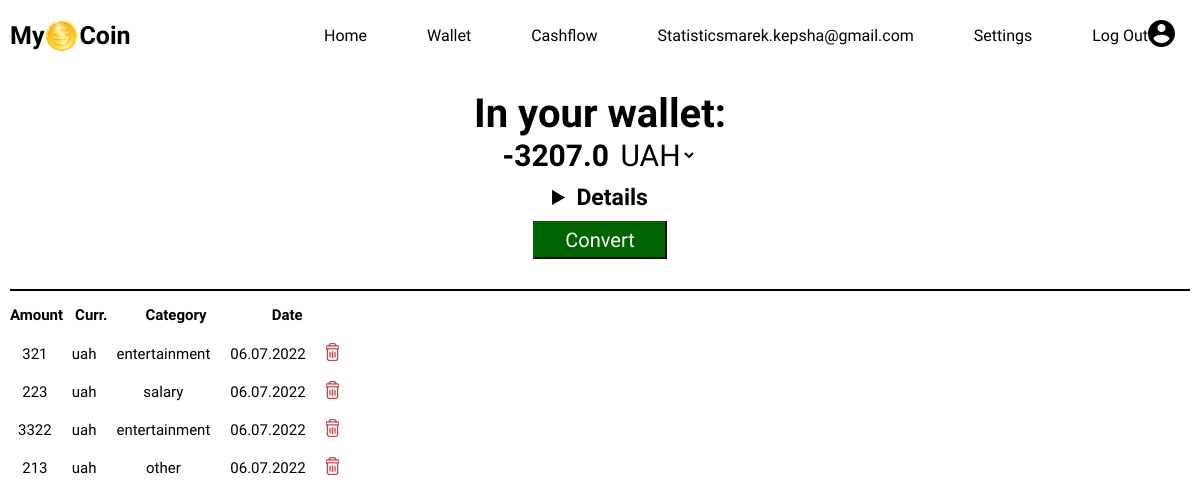
Page /wallet (signed in) on the earlier database version.
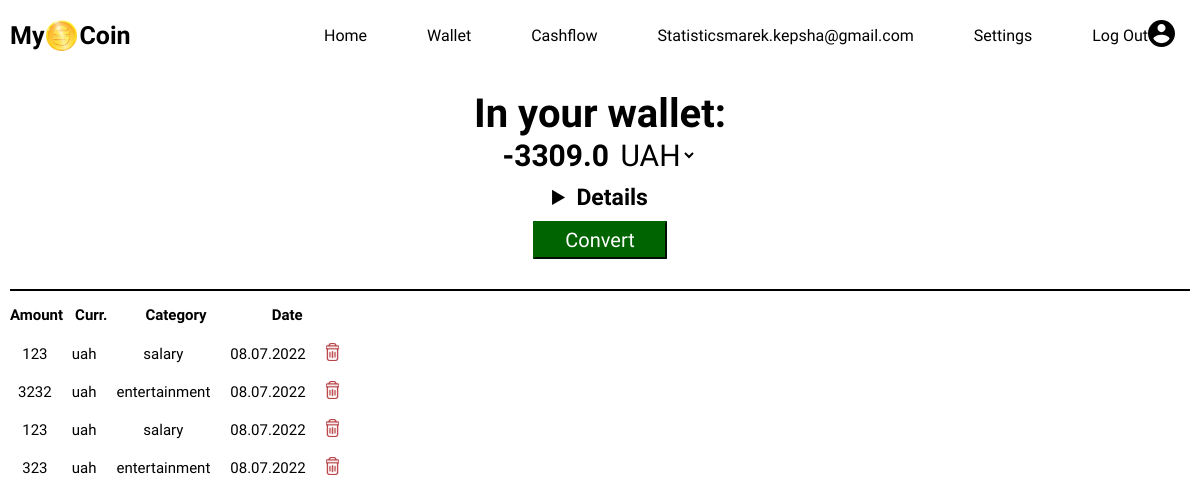
Same page on the later database version.
### tables this page shows
CREATE TABLE users (id INTEGER PRIMARY KEY AUTOINCREMENT NOT NULL,
username TEXT NOT NULL,
hash TEXT NOT NULL, confirmed BOOLEAN);

CREATE TABLE cashflow(    
      id INTEGER PRIMARY KEY AUTOINCREMENT NOT NULL ,
      cashflow_id INTEGER NOT NULL ,     
      type TEXT NOT NULL,
      count INTEGER,
      currency TEXT NOT NULL,
      category TEXT NOT NULL,
      daytime  DATETIME NOT NULL DEFAULT CURRENT_TIMESTAMP ,
      FOREIGN KEY(cashflow_id) REFERENCES users(id)
);

### app.py (the view)
@app.route("/wallet", methods=["GET", "POST"])
@login_required
def wallet():
    if request.method == "POST":
        uah_income = db.execute("SELECT sum(count) FROM cashflow WHERE type = 'income' and cashflow_id = ? and currency = 'uah'", session["user_id"])[0]["sum(count)"]
        usd_income = db.execute("SELECT sum(count) FROM cashflow WHERE type = 'income' and cashflow_id = ? and currency = 'usd'", session["user_id"])[0]["sum(count)"]
        eur_income = db.execute("SELECT sum(count) FROM cashflow WHERE type = 'income' and cashflow_id = ? and currency = 'eur'", session["user_id"])[0]["sum(count)"]
        uah_expence = db.execute("SELECT sum(count) FROM cashflow WHERE type = 'expense' and cashflow_id = ? and currency = 'uah'", session["user_id"])[0]["sum(count)"]
        usd_expence = db.execute("SELECT sum(count) FROM cashflow WHERE type = 'expense' and cashflow_id = ? and currency = 'usd'", session["user_id"])[0]["sum(count)"]
        eur_expence = db.execute("SELECT sum(count) FROM cashflow WHERE type = 'expense' and cashflow_id = ? and currency = 'eur'", session["user_id"])[0]["sum(count)"]
        if uah_income is None:
            uah_income = 0
        if usd_income is None:
            usd_income = 0
        if eur_income is None:
            eur_income = 0
        if uah_expence is None:
            uah_expence = 0
        if usd_expence is None:
            usd_expence = 0
        if eur_expence is None:
            eur_expence = 0
        cash_uah = uah_income - uah_expence
        cash_usd = usd_income - usd_expence
        cash_eur = eur_income - eur_expence
        currency = request.form.get("currency")
        if currency == "UAH":
            usd_to_uah = exchange_rate["usd_to_uah"]
            eur_to_uah = exchange_rate["eur_to_uah"]
            cash_usd_in_uah = int(cash_usd) * usd_to_uah
            cash_usd_in_uah = float(round(cash_usd_in_uah, 2))
            cash_eur_in_uah = int(cash_eur) * eur_to_uah
            cash_eur_in_uah = float(round(cash_eur_in_uah, 2))
            cash_uah = float(round(cash_uah, 2))
            money = cash_usd_in_uah + cash_eur_in_uah + float(cash_uah)
        elif currency == "USD":
            uah_to_usd = exchange_rate["uah_to_usd"]
            eur_to_usd = exchange_rate["eur_to_usd"]
            cash_uah_in_usd = int(cash_uah) * uah_to_usd
            cash_uah_in_usd = float(round(cash_uah_in_usd, 2))
            cash_eur_in_usd = int(cash_eur) * eur_to_usd
            cash_eur_in_usd = float(round(cash_eur_in_usd, 2))
            cash_usd = str(round(cash_usd, 2))
            money = cash_uah_in_usd + cash_eur_in_usd + float(cash_usd)
        else:
            usd_to_eur = exchange_rate["usd_to_eur"]
            uah_to_eur = exchange_rate["uah_to_eur"]
            cash_usd_in_eur = int(cash_usd) * usd_to_eur
            cash_usd_in_eur = float(round(cash_usd_in_eur, 2))
            cash_uah_in_eur = int(cash_uah) * uah_to_eur
            cash_uah_in_eur = float(round(cash_uah_in_eur, 2))
            cash_eur = float(round(cash_eur, 2))
            money = cash_usd_in_eur + cash_uah_in_eur + float(cash_eur)
        my_coin = db.execute("SELECT id,count,currency,category,strftime('%d.%m.%Y',daytime) FROM cashflow WHERE cashflow_id = ?", session["user_id"])
        name = db.execute("SELECT username FROM users WHERE id = ?", session["user_id"])
        try:
            return render_template("wallet.html", my_coin = my_coin,name = name[0]["username"],money = money,cash_uah = cash_uah,cash_usd = cash_usd,cash_eur =cash_eur,uah_income = uah_income,usd_income = usd_income,eur_income= eur_income,uah_expence =uah_expence,usd_expence = usd_expence, eur_expence = eur_expence)
        except TypeError:
            render_template("emptywallet.html",name = name[0]["username"])
    else:
        uah_income = db.execute("SELECT sum(count) FROM cashflow WHERE type = 'income' and cashflow_id = ? and currency = 'uah'", session["user_id"])[0]["sum(count)"]
        usd_income = db.execute("SELECT sum(count) FROM cashflow WHERE type = 'income' and cashflow_id = ? and currency = 'usd'", session["user_id"])[0]["sum(count)"]
        eur_income = db.execute("SELECT sum(count) FROM cashflow WHERE type = 'income' and cashflow_id = ? and currency = 'eur'", session["user_id"])[0]["sum(count)"]
        uah_expence = db.execute("SELECT sum(count) FROM cashflow WHERE type = 'expense' and cashflow_id = ? and currency = 'uah'", session["user_id"])[0]["sum(count)"]
        usd_expence = db.execute("SELECT sum(count) FROM cashflow WHERE type = 'expense' and cashflow_id = ? and currency = 'usd'", session["user_id"])[0]["sum(count)"]
        eur_expence = db.execute("SELECT sum(count) FROM cashflow WHERE type = 'expense' and cashflow_id = ? and currency = 'eur'", session["user_id"])[0]["sum(count)"]
        if uah_income is None:
            uah_income = 0
        if usd_income is None:
            usd_income = 0
        if eur_income is None:
            eur_income = 0
        if uah_expence is None:
            uah_expence = 0
        if usd_expence is None:
            usd_expence = 0
        if eur_expence is None:
            eur_expence = 0
        cash_uah = uah_income - uah_expence
        cash_usd = usd_income - usd_expence
        cash_eur = eur_income - eur_expence
        usd_to_uah = exchange_rate["usd_to_uah"]
        eur_to_uah = exchange_rate["eur_to_uah"]
        cash_usd_in_uah = int(cash_usd) * usd_to_uah
        cash_usd_in_uah = float(round(cash_usd_in_uah, 2))
        cash_eur_in_uah = int(cash_eur) * eur_to_uah
        cash_eur_in_uah = float(round(cash_eur_in_uah, 2))
        cash_uah = float(round(cash_uah, 2))
        money = cash_usd_in_uah + cash_eur_in_uah + float(cash_uah)
        my_coin = db.execute("SELECT id,count,currency,category,strftime('%d.%m.%Y',daytime) FROM cashflow WHERE cashflow_id = ?", session["user_id"])
        name = db.execute("SELECT username FROM users WHERE id = ?", session["user_id"])
        try:
            return render_template("wallet.html", my_coin = my_coin,name = name[0]["username"],money = money)
        except TypeError:
            render_template("emptywallet.html",name = name[0]["username"])

### app.py (called while the page is built)
@app.after_request
def after_request(response):
    response.headers["Cache-Control"] = "no-cache, no-store, must-revalidate"
    response.headers["Expires"] = 0
    response.headers["Pragma"] = "no-cache"
    return response

### helpers.py (called while the page is built)
def login_required(f):
    @wraps(f)
    def decorated_function(*args, **kwargs):
        if session.get("user_id") is None:
            return redirect("/login")
        return f(*args, **kwargs)
    return decorated_function

### templates/wallet.html (shortened to what this page needs)
{% extends "index.html" %}
{% block main %}
    <form class="wallet-page" action="/wallet" method="post">
        <div class="money-in-wallet">
            <label class="in-your-wallet"><span class="in-your-wallet-title">In your wallet:</span><br>{{money}}
                <select name="currency" id="currency">
                    <option id="currency-value" value="UAH">UAH</option>
                    </select>
            </label>
            <div class="wallet-description">
                    <details>
                        <summary class="wallet-details-title">Details</summary>
                    </details>
            </div>
                <button class="wallet-convert-button" type="submit">Convert</button>
        </div>
    </form>
    <hr class="wallet-upper-line">
    <div class="wallet-history-title">
        <h3>Amount</h3>
        <h3 class="wallet-currency">Curr.</h3>
        <h3 class="wallet-category">Category</h3>
        <h3>Date</h3>
    </div>
    <form class="wallet-page-history" action="/wallet" method="get">
        <table id="tabula" class="table table-dark table-sm" >
            {% for coin in my_coin %}
                {% if coin["type"] == 'expense' %}
                <tr class="wallet-history-description">
                    <td class="wallet-history">{{coin["count"]}}</td>
                    <td class="wallet-history">{{coin["currency"]}}</td>
                    <td class="wallet-history">{{coin["category"]}}</td>
                    <td class="wallet-history">{{coin["strftime('%d.%m.%Y',daytime)"]}}</td>
                    <td class="wallet-history"><a href="{{ url_for('delete', deleted_id = coin["id"]) }}"</a><img class="trash-icon" src="../static/img/trash-icon.svg" alt="delete button"></button></td>
                </tr>
                {% else %}
                <tr class="wallet-history-description">
                    <td class="wallet-history">{{coin["count"]}}</td>
                    <td class="wallet-history">{{coin["currency"]}}</td>
                    <td class="wallet-history">{{coin["category"]}}</td>
                    <td class="wallet-history">{{coin["strftime('%d.%m.%Y',daytime)"]}}</td>
                    <td class="wallet-history"><a href="{{ url_for('delete', deleted_id = coin["id"]) }}"</a><img class="trash-icon" src="../static/img/trash-icon.svg" alt="delete button"></button></td>
                </tr>
                {% endif %}
            {% endfor %}
    </form>
{% endblock %}

### templates/index.html (shortened to what this page needs)
<!DOCTYPE html>
<html lang="en">
    <head>
        <link href="/static/index.css" rel="stylesheet">
    </head>
    <body>
        <header>
            <a class="company-title" href="/home">My<img class="company-logo" src="../static/img/title-icon.svg" alt="coin">Coin</a>
            <nav class="navbar">
                    {% if session["user_id"] %}
                        <ul class="nav-menu">
                            <li class="nav-item"><a class="nav-link" href="/home">Home</a></li>
                            <li class="nav-item"><a class="nav-link" href="/wallet">Wallet</a></li>
                            <li class="nav-item"><a class="nav-link" href="/cashflow">Cashflow</a></li>
                            <li class="nav-item"><a class="nav-link" href="/statistics">Statistics</a></li>
                        </ul>
                        <ul class="nav-menu">
                            <li class="nav-item"><a class="nav-link">{{name}}</a></li>
                            <li class="nav-item"><a class="nav-link" href="/settings">Settings</a></li>
                            <li class="nav-item"><a class="nav-link" href="/logout">Log Out</a></li>
                        </ul>
                        <div class="user-nav">
                            <div class="user-dropdown">
                                    <img class="user-icon" src="../static/img/user-icon.svg" alt="user icon">
                             </div>
                        </div>
                    </nav>
                </header>
                    {% endif %}
        <main class="container-fluid py-5 text-center">
            {% block main %}{% endblock %}
        </main>
    </body>
</html>

### static/index.css (style rules this page uses)
* { padding: 0; margin: 0; box-sizing: border-box; font-family: "Anek Latin", sans-serif; }
body { background-image: url("img/MyCoin-background.jpg"); background-size: cover; max-width: 100%; height: 100%; background-attachment: fixed; padding: 10px; }
header { display: flex; justify-content: space-between; align-items: center; height: 50px; }
header .company-title { display: flex; justify-content: center; align-items: center; font-size: 25px; font-weight: bold; }
header .company-title img { padding: 0 2px 0 2px; }
header li { list-style: none; }
header a { text-decoration: none; color: black; }
header .navbar { display: flex; min-height: 70px; justify-content: center; align-items: center; }
header .user-icon { margin-right: 15px; }
header .nav-menu { display: flex; align-items: center; gap: 60px; }
header .user-dropdown { z-index: 51; }
header .user-dropdown .user-icon { cursor: pointer; }

### static/wallet.css (style rules this page uses)
.money-in-wallet { font-size: 30px; font-weight: bold; display: flex; justify-content: center; align-items: center; flex-direction: column; }
.in-your-wallet { padding: 10px 0 10px 0; text-align: center; }
.in-your-wallet-title { font-size: 40px; }
#currency { background: none; border: none; font-size: 30px; cursor: pointer; }
#currency-value { background: none; border: none; }
.wallet-page { margin-top: 20px; }
.wallet-history { font-family: "Klee One"; }
.wallet-history-title, .wallet-history-description { text-align: center; }
.wallet-history-title { font-size: medium; font-weight: bold; display: flex; justify-content: flex-start; }
.wallet-history-title h3 { font-size: 15px; }
.wallet-history-title .wallet-category { margin-right: 65px; margin-left: 38px; }
.wallet-history-title .wallet-currency { margin-left: 12px; }
td { padding: 7px 12px 7px 6px; font-size: 15px; }
.wallet-upper-line { margin-bottom: 15px; margin-top: 30px; width: 100%; height: 1.5px; display: flex; justify-content: center; background-color: black; border: black; }
.wallet-convert-button { background-color: darkgreen; color: white; border-color: darkgreen; padding: 5px 30px; font-size: 20px; margin-top: 10px; cursor: pointer; }
.wallet-description { cursor: pointer; text-align: center; }
.wallet-details-title { font-size: 23px; }
.wallet-page select { position: relative; }
.wallet-page-history { margin-top: 10px; overflow-y: auto; height: 330px; }

Differences in the rows shown:
removed cashflow: count "321", currency "uah", category "entertainment", coin "06.07.2022"
removed cashflow: count "223", currency "uah", category "salary", coin "06.07.2022"
removed cashflow: count "3322", currency "uah", category "entertainment", coin "06.07.2022"
removed cashflow: count "213", currency "uah", category "other", coin "06.07.2022"
added cashflow: count "123", currency "uah", category "salary", coin "08.07.2022"
added cashflow: count "3232", currency "uah", category "entertainment", coin "08.07.2022"
added cashflow: count "123", currency "uah", category "salary", coin "08.07.2022"
added cashflow: count "323", currency "uah", category "entertainment", coin "08.07.2022"
Other differences:
{{ money }}: "-3207.0" → "-3309.0"
